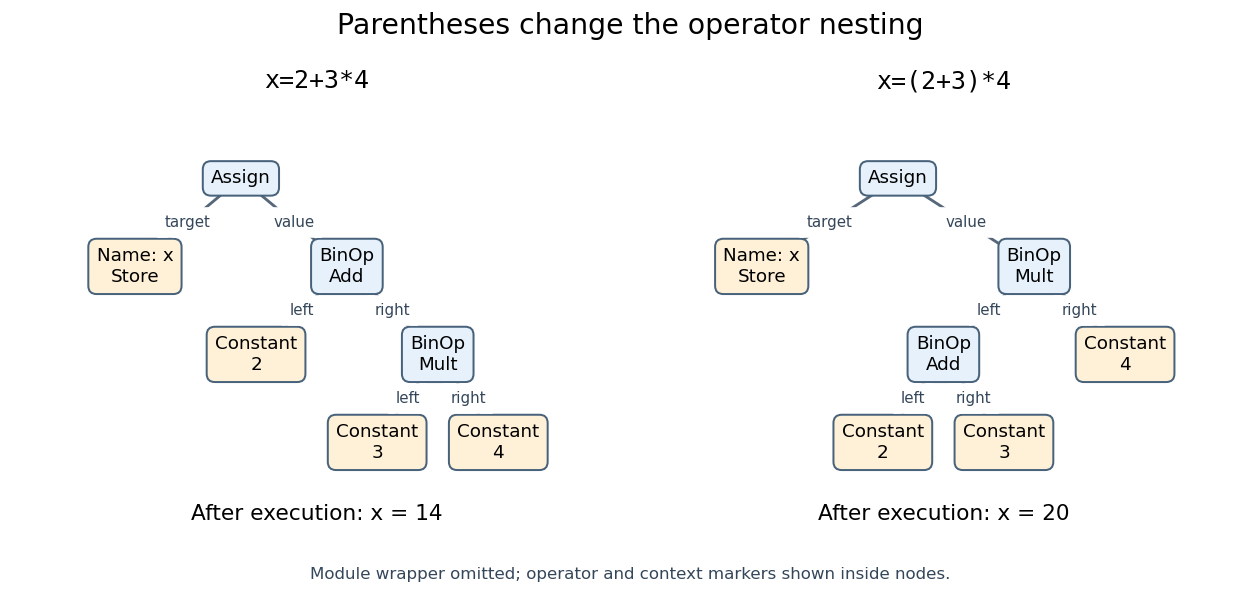

The Python source for this figure:
"""Draw two assignment trees parsed by Python's standard-library ast module.

Run from _media; tested with Python 3.14.4 and matplotlib 3.10.7.
Operator and context marker nodes are displayed inside their owning node.
"""

import ast
from pathlib import Path

import matplotlib.pyplot as plt


def children(node):
    if isinstance(node, ast.Assign):
        return [("target", node.targets[0]), ("value", node.value)]
    if isinstance(node, ast.BinOp):
        return [("left", node.left), ("right", node.right)]
    return []


def label(node):
    if isinstance(node, ast.Assign):
        return "Assign"
    if isinstance(node, ast.BinOp):
        return f"BinOp\n{type(node.op).__name__}"
    if isinstance(node, ast.Name):
        return f"Name: {node.id}\n{type(node.ctx).__name__}"
    if isinstance(node, ast.Constant):
        return f"Constant\n{node.value}"
    raise TypeError(node)


def draw_tree(ax, node):
    positions = {}
    edges = []
    cursor = 0

    def place(item, depth):
        nonlocal cursor
        branches = children(item)
        if not branches:
            x = cursor
            cursor += 1
        else:
            xs = [place(child, depth + 1) for _, child in branches]
            x = sum(xs) / len(xs)
            edges.extend((item, child, field) for field, child in branches)
        positions[item] = (x, -depth)
        return x

    place(node, 0)
    for parent, child, field in edges:
        x, y = positions[parent]
        u, v = positions[child]
        ax.plot([x, u], [y, v], color="#566779", linewidth=1.7, zorder=1)
        ax.text((x + u) / 2, (y + v) / 2, field, fontsize=9,
                ha="center", va="center", color="#34465a", backgroundcolor="white")
    for item, (x, y) in positions.items():
        color = "#e6f1fb" if children(item) else "#fff1d7"
        ax.text(x, y, label(item), ha="center", va="center", fontsize=11,
                bbox={"boxstyle": "round,pad=0.45", "fc": color,
                      "ec": "#48627b", "lw": 1.2}, zorder=2)
    ax.set_xlim(-0.75, cursor - 0.25)
    ax.set_ylim(-3.7, 0.8)
    ax.axis("off")


def main():
    fig, axes = plt.subplots(1, 2, figsize=(10.5, 5.0), facecolor="white")
    for ax, source, expected in zip(axes, ("x=2+3*4", "x=(2+3)*4"), (14, 20)):
        tree = ast.parse(source, optimize=0)
        scope = {}
        exec(compile(tree, "<precedence example>", "exec"), scope)
        assert scope["x"] == expected
        draw_tree(ax, tree.body[0])
        ax.set_title(source, fontsize=15, fontfamily="monospace", pad=12)
        ax.text(0.5, -0.04, f"After execution: x = {expected}",
                transform=ax.transAxes, ha="center", fontsize=13)
    fig.suptitle("Parentheses change the operator nesting", fontsize=17)
    fig.text(0.5, 0.035,
             "Module wrapper omitted; operator and context markers shown inside nodes.",
             ha="center", fontsize=10, color="#34465a")
    fig.subplots_adjust(top=0.82, bottom=0.16, left=0.035, right=0.965, wspace=0.15)
    fig.savefig(Path(__file__).stem + ".png", dpi=120, facecolor="white", transparent=False)
    plt.close(fig)


if __name__ == "__main__":
    main()
